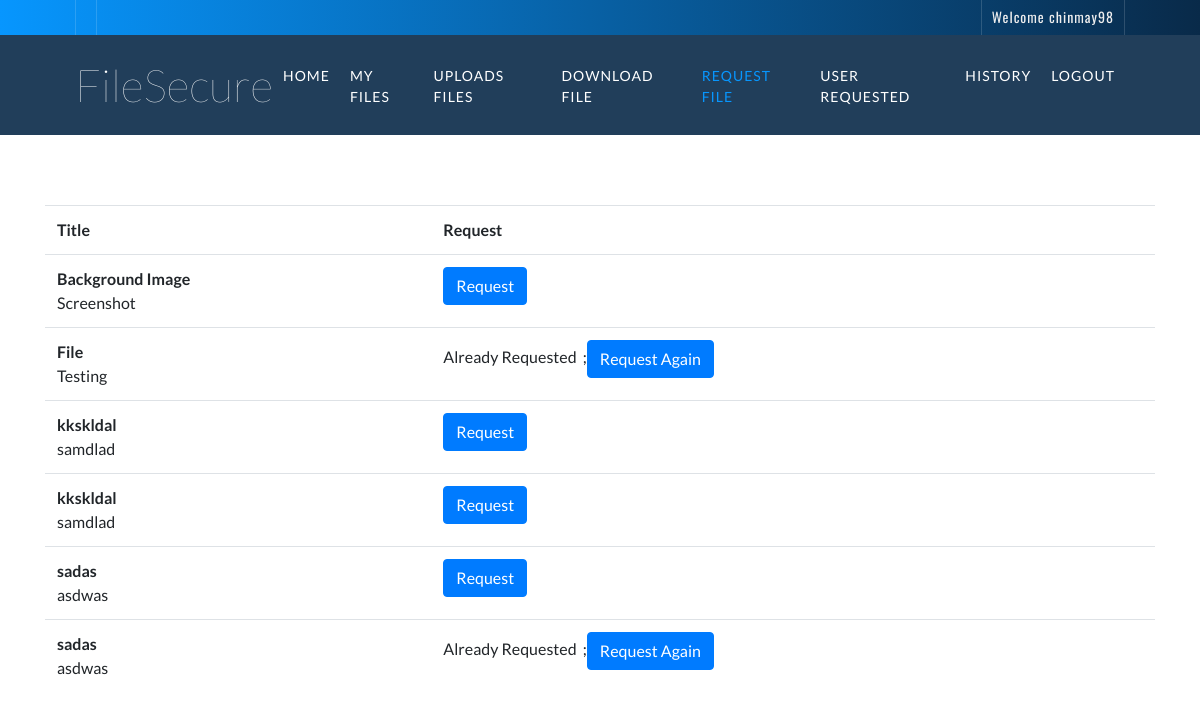
Screenshot of /encrypted/requestfile.php (signed in) with the database file from the repository.
### tables this page shows
CREATE TABLE IF NOT EXISTS `files` (
  `id` int(11) NOT NULL AUTO_INCREMENT,
  `title` varchar(255) NOT NULL,
  `description` text NOT NULL,
  `file` varchar(255) NOT NULL,
  `username` varchar(255) NOT NULL,
  `updated_time` datetime NOT NULL DEFAULT CURRENT_TIMESTAMP,
  `Confidentiality` varchar(20) DEFAULT NULL,
  PRIMARY KEY (`id`)
);

### encrypted/requestfile.php (the view, shortened to what this page needs)
<?php
include("header2.php");
?>
  <div class="service mt-125">
            <div class="container">
<?php
include("db/connection.php");
echo "<table class='table'>";
  echo "<tr><th>Title </th><th>Request</th></tr>";
$result = mysqli_query($con,"SELECT * FROM files where username!='$_SESSION[login_user]' ") or die('Could not connect: ' . mysqli_error($con));
while($row = mysqli_fetch_array($result))
  {
$f=0;
    $result2 = mysqli_query($con,"SELECT * FROM  file_request where username='$_SESSION[login_user]' and file_id='$row[id]' ") or die('Could not connect: ' . mysqli_error($con));
    while($row2 = mysqli_fetch_array($result2))
    {
      $f=1;
    }
    echo "<tr><td><b>$row[title]</b>
    <br>
    $row[description]
    </td><td> ";
    if($f!=1)
    echo "<a href='?file=$row[id]&owner_id=$row[username]' class='btn btn-primary'>Request</a>";
    else
	{
    echo "Already Requested &nbsp;$nbsp;";
	 echo "<a href='?file=$row[id]&owner_id=$row[username]' class='btn btn-primary'>Request Again</a>";
	}
    echo "</td></tr>";
  }
echo "</table>";
?>

### css/style.css (style rules this page uses)
body { color: #797979; background: #ffffff; font-family: 'Lato', sans-serif; }
a { color: #454545; transition: .3s; }
@media (min-width: 992px) { .mt-125 { margin-top: 125px; } }
.service { position: relative; width: 100%; padding: 45px 0 15px 0; }

### rows the page displays
files: title "Background Image", description "Screenshot"
files: title "File", description "Testing"
files: title "kkskldal", description "samdlad"
files: title "kkskldal", description "samdlad"
files: title "sadas", description "asdwas"
files: title "sadas", description "asdwas"

### other values shown
$_SESSION['login_name'] "chinmay98"
